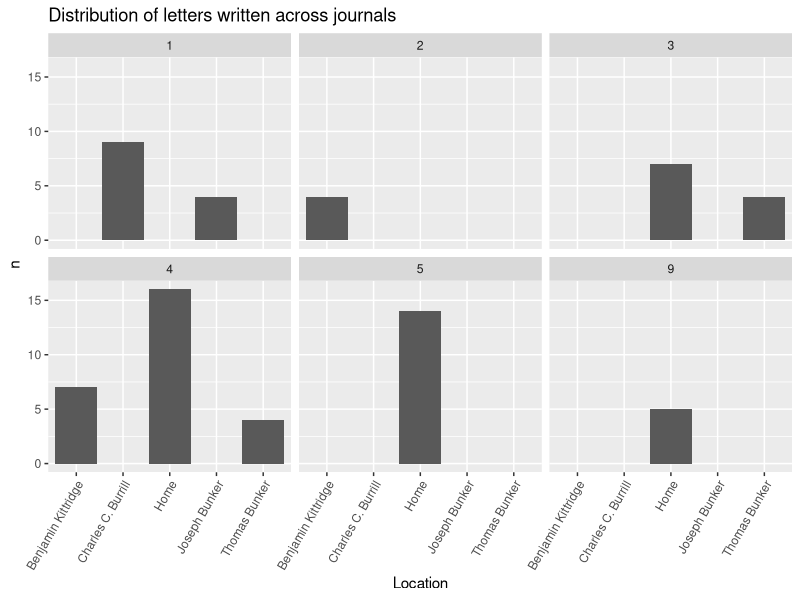
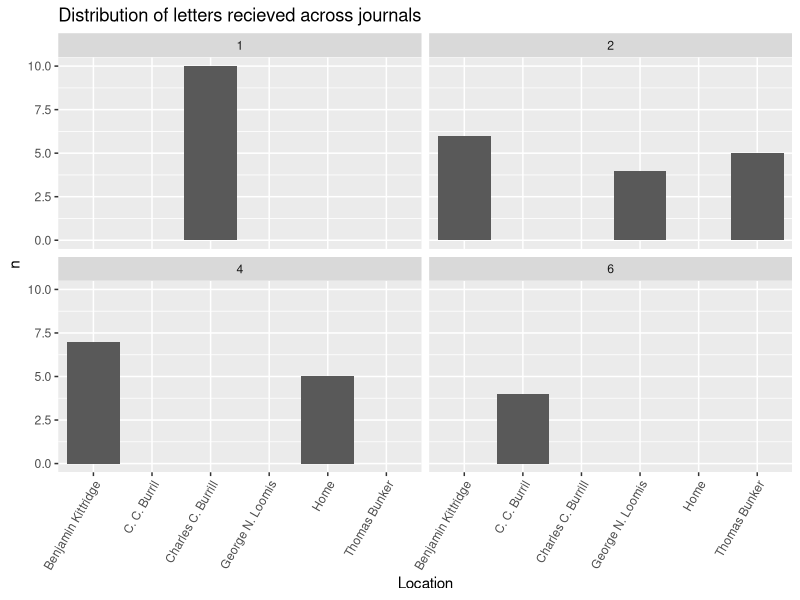

These figures' R source, in order:
## ---- chunk 1
install.packages(c("tidyverse", 
                   "tidytext",
                   "stopwords",
                   "widyr",
                   "tidygraph",
                   "tidylo",
                   "ggraph",
                   "wordcloud",
                   "dplyr"))
## ---- chunk 2
library(dplyr)
library(tidyverse)
library("magrittr") 
library(tidyverse)
library(tidytext)
## ---- chunk 3
library(readr)
journal_71_72 <- read_csv("Data_Sets/journal_1871_1872 - Sheet1 (1).csv")
journal_73 <- read_csv("Data_Sets/journal_1873 - Sheet1.csv")
journal_74 <- read_csv("Data_Sets/journal_1874 - Sheet1.csv")
journal_75 <- read_csv("Data_Sets/journal_1875 - Sheet1.csv")
journal_76 <- read_csv("Data_Sets/journal_1876 - Sheet1.csv")
journal_77 <- read_csv("Data_Sets/journal_1877 - Sheet1.csv")
journal_80 <- read_csv("Data_Sets/journal_1880 - Sheet1.csv")
journal_83 <- read_csv("Data_Sets/journal_1883 - Sheet1.csv")
journal_84 <- read_csv("Data_Sets/journal_1884 - Sheet1.csv")
journal_86 <- read_csv("Data_Sets/journal_1886 - Sheet1.csv")

## ---- chunk 4
journal_71_72$journal <- 1
journal_73$journal <- 2
journal_74$journal <- 3
journal_75$journal <- 4
journal_76$journal <- 5
journal_77$journal <- 6

journal_80$journal <- 9

journal_83$journal <- 12
journal_84$journal <- 13

journal_86$journal <- 15
## ---- chunk 5
journal_71_72 <- journal_71_72 %>%
  rename(transcription_accuracy = transcription) %>%
  mutate(image_path = as.character(image_path)) %>%
  mutate(image_description = as.character(image_description))

journal_75 <- journal_75 %>%
  mutate(quantity = as.character(quantity)) %>%
  mutate(latitude = as.logical(latitude)) %>%
  mutate(latitude_origin = as.logical(latitude_origin)) %>%
  mutate(longitude = as.logical(longitude)) %>%
  mutate(longitude_origin = as.logical(longitude_origin))

journal_76 <- journal_76 %>%
  mutate(quantity = as.character(quantity)) %>%
  mutate(latitude = as.logical(latitude)) %>%
  mutate(latitude_origin = as.logical(latitude_origin)) %>%
  mutate(longitude = as.logical(longitude)) %>%
  mutate(longitude_origin = as.logical(longitude_origin)) %>%
  mutate(image_path = as.character(image_path)) %>%
  mutate(image_description = as.character(image_description)) %>%
  mutate(noteworthy = as.logical(noteworthy))

journal_77 <- journal_77 %>%
  mutate(quantity = as.character(quantity)) %>%
  mutate(image_path = as.character(image_path)) %>%
  mutate(image_description = as.character(image_description)) %>%
  mutate(noteworthy = as.logical(noteworthy)) %>%
  mutate(temperature_am = as.logical(temperature_am))

journal_80 <- journal_80 %>%
  mutate(image_path = as.character(image_path)) %>%
  mutate(image_description = as.character(image_description)) %>%
  mutate(noteworthy = as.logical(noteworthy)) %>%
  mutate(temperature_am = as.logical(temperature_am)) %>%
  mutate(temperature_pm = as.logical(temperature_pm)) %>%
  mutate(temperature_night = as.logical(temperature_night))
  
journal_86 <- journal_86 %>%
  mutate(image_path = as.character(image_path)) %>%
  mutate(image_description = as.character(image_description)) %>%
  mutate(noteworthy = as.logical(noteworthy)) %>%
  mutate(temperature_am = as.logical(temperature_am)) %>%
  mutate(temperature_pm = as.logical(temperature_pm)) %>%
  mutate(temperature_night = as.logical(temperature_night)) %>%
  mutate(latitude = as.logical(latitude)) %>%
  mutate(recorder = as.character(recorder)) %>%
  mutate(notes = as.character(notes)) %>%
  select(- ...37)

journal_83 <- journal_83 %>%
  mutate(image_path = as.character(image_path)) %>%
  mutate(image_description = as.character(image_description)) %>%
  mutate(noteworthy = as.logical(noteworthy)) %>%
  mutate(temperature_am = as.logical(temperature_am)) %>%
  mutate(latitude = as.logical(latitude)) %>%
  mutate(latitude_origin = as.logical(latitude_origin)) %>%
  mutate(longitude_origin = as.logical(longitude_origin)) %>%
  mutate(letter_from = as.character(letter_from))
  
journal_84 <- journal_84 %>%
  mutate(image_path = as.character(image_path)) %>%
  mutate(image_description = as.character(image_description)) %>%
  mutate(noteworthy = as.logical(noteworthy)) %>%
  mutate(temperature_am = as.logical(temperature_am)) %>%
  mutate(latitude = as.logical(latitude)) %>%
  mutate(latitude_origin = as.logical(latitude_origin)) %>%
  mutate(letter_to = as.character(letter_to))%>%
  mutate(notes = as.character(notes))
## ---- chunk 6
journals <- dplyr::bind_rows(journal_71_72, journal_73, journal_74, journal_75, journal_76, journal_77, journal_80, journal_86)
## ---- chunk 7
letters <- journals %>%
  filter(letter != "no letter")
## ---- chunk 8
read_letters <- letters %>%
  filter(letter_from != "NA")
  
## ---- chunk 9
write_letters <- letters %>%
  filter(letter_to != "NA")
## ---- chunk 10
read_letters <- read_letters %>%
  separate(letter_from, c("person_1", "person_2", "person_3", "person_4"), sep = ",")
## ---- chunk 11
per_1 <- read_letters %>%
  select(person_1, journal, journal_entry) %>%
  rename(from = person_1)
per_2 <- read_letters %>%
  select(person_2, journal, journal_entry) %>%
  rename(from = person_2)
per_3 <- read_letters %>%
  select(person_3, journal, journal_entry) %>%
  rename(from = person_3)
per_4 <- read_letters %>%
  select(person_4, journal, journal_entry) %>%
  rename(from = person_4)

read_letters <- dplyr::bind_rows(per_1, per_2, per_3, per_4)
## ---- chunk 12
read_letters <- read_letters %>%
  mutate(from = str_to_title(from)) %>%
  mutate(from = trimws(from, "both")) %>%
  filter(from != "NA")
## ---- chunk 13
(read_count <- read_letters %>%
   filter(from!= "NA") %>%
    count(from, sort = TRUE))
## ---- chunk 14
write_letters <- write_letters %>%
  separate(letter_to, c("person_1", "person_2", "person_3", "person_4"), sep = ",")
## ---- chunk 15
per_1 <- write_letters %>%
  select(person_1, journal, journal_entry) %>%
  rename(to = person_1)
per_2 <- write_letters %>%
  select(person_2, journal, journal_entry) %>%
  rename(to = person_2)
per_3 <- write_letters %>%
  select(person_3, journal, journal_entry) %>%
  rename(to = person_3)
per_4 <- write_letters %>%
  select(person_4, journal, journal_entry) %>%
  rename(to = person_4)

write_letters <- dplyr::bind_rows(per_1, per_2, per_3, per_4)
## ---- chunk 16
write_letters <- write_letters %>%
  mutate(to = str_to_title(to)) %>%
  mutate(to = trimws(to, "both")) %>%
  filter(to != "NA")
## ---- chunk 17
(write_count <- write_letters %>%
   filter(to != "NA") %>%
    count(to, sort = TRUE))

## ---- chunk 18
ben_kitt <-letters %>%
  filter(grepl('Benjamin Kittridge|benjamin kittridge', letter_from))
ben_kitt_2 <-letters %>%
  filter(grepl('Benjamin Kittridge|benjamin kittridge', letter_to))

ben_kitt <- dplyr::bind_rows(ben_kitt, ben_kitt_2)
## ---- chunk 19
(BK_words <- ben_kitt %>%
    unnest_tokens(word, journal_entry) %>%
    count(journal, word, sort = TRUE) %>%
    filter(!word %in% stop_words$word))
## ---- chunk 20
CC_Burr <-letters %>%
  filter(grepl('Charles C. Burrill|C. C. Burrill', letter_from))
CC_Burr_2 <-letters %>%
  filter(grepl('Charles C. Burrill|C. C. Burrill', letter_to))

CC_Burr <- dplyr::bind_rows(CC_Burr, CC_Burr_2)
## ---- chunk 21
(CC_words <- CC_Burr %>%
    unnest_tokens(word, journal_entry) %>%
    count(journal, word, sort = TRUE) %>%
    filter(!word %in% stop_words$word))
## ---- chunk 22
Tom_Bunk <-letters %>%
  filter(grepl('Thomas Bunker', letter_from))
Tom_Bunk_2 <-letters %>%
  filter(grepl('Thomas Bunker', letter_to))

Tom_Bunk <- dplyr::bind_rows(Tom_Bunk, Tom_Bunk_2)
## ---- chunk 23
(TB_words <- Tom_Bunk %>%
    unnest_tokens(word, journal_entry) %>%
    count(journal, word, sort = TRUE) %>%
    filter(!word %in% stop_words$word))
## ---- chunk 24
count_1 <- write_letters %>%
    filter(journal == 1) %>%
           count(to) 
count_2 <- write_letters %>%
    filter(journal == 2) %>%
           count(to) 
count_3 <- write_letters %>%
    filter(journal == 3) %>%
           count(to)
count_4 <- write_letters %>%
    filter(journal == 4) %>%
           count(to)
count_5 <- write_letters %>%
    filter(journal == 5) %>%
           count(to)
count_6 <- write_letters %>%
    filter(journal == 6) %>%
           count(to) 
count_9 <- write_letters %>%
    filter(journal == 9) %>%
           count(to)
count_12 <- write_letters %>%
    filter(journal == 12) %>%
           count(to)
count_13 <- write_letters %>%
    filter(journal == 13) %>%
           count(to)
count_15 <- write_letters %>%
    filter(journal == 15) %>%
           count(to) 

## ---- chunk 25
count_1$journal <- 1
count_2$journal <- 2
count_3$journal <- 3
count_4$journal <- 4
count_5$journal <- 5
count_6$journal <- 6
count_9$journal <- 9
count_12$journal <- 12
count_13$journal <- 13
count_15$journal <- 15
## ---- chunk 26

to_count <- dplyr::bind_rows(count_1, count_2, count_3, count_4, count_5, count_6, count_9, count_12,count_13, count_15)
## ---- chunk 27
to_count %>%
  group_by(journal) %>%
   filter(n > 3) %>%
  ggplot(aes(x=to, y=n)) + 
   geom_bar(stat = "identity")+
   facet_wrap(vars(journal))+
    theme(axis.text.x = element_text(angle = 60, hjust = 1))+
   labs(y = "n", x = "Location", title = "Distribution of letters written across journals")
## ---- chunk 28
count_1 <- read_letters %>%
    filter(journal == 1) %>%
           count(from) 
count_2 <- read_letters %>%
    filter(journal == 2) %>%
           count(from) 
count_3 <- read_letters %>%
    filter(journal == 3) %>%
           count(from)
count_4 <- read_letters %>%
    filter(journal == 4) %>%
           count(from)
count_5 <- read_letters %>%
    filter(journal == 5) %>%
           count(from)
count_6 <- read_letters %>%
    filter(journal == 6) %>%
           count(from) 
count_9 <- read_letters %>%
    filter(journal == 9) %>%
           count(from)
count_12 <- read_letters %>%
    filter(journal == 12) %>%
           count(from)
count_13 <- read_letters %>%
    filter(journal == 13) %>%
           count(from)
count_15 <- read_letters %>%
    filter(journal == 15) %>%
           count(from) 

## ---- chunk 29
count_1$journal <- 1
count_2$journal <- 2
count_3$journal <- 3
count_4$journal <- 4
count_5$journal <- 5
count_6$journal <- 6
count_9$journal <- 9
count_12$journal <- 12
count_13$journal <- 13
count_15$journal <- 15
## ---- chunk 30

from_count <- dplyr::bind_rows(count_1, count_2, count_3, count_4, count_5, count_6, count_9, count_12,count_13, count_15)
## ---- chunk 31
from_count %>%
  group_by(journal) %>%
   filter(n > 3) %>%
  ggplot(aes(x=from, y=n)) + 
   geom_bar(stat = "identity")+
   facet_wrap(vars(journal))+
    theme(axis.text.x = element_text(angle = 60, hjust = 1))+
   labs(y = "n", x = "Location", title = "Distribution of letters recieved across journals")
